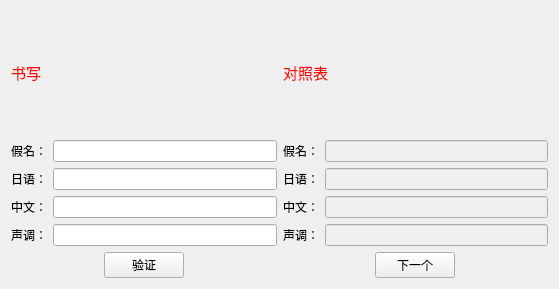
<?xml version="1.0" encoding="UTF-8"?>
<ui version="4.0">
 <class>Form</class>
 <widget class="QWidget" name="Form">
  <property name="geometry">
   <rect>
    <x>0</x>
    <y>0</y>
    <width>559</width>
    <height>289</height>
   </rect>
  </property>
  <property name="windowTitle">
   <string>单词记忆</string>
  </property>
  <property name="styleSheet">
   <string notr="true">QLabel#label_10{ 
    color: red ;
    font-size:15px;
}
QLabel#label_11{ 
    color: red ;
    font-size:15px;
}</string>
  </property>
  <layout class="QHBoxLayout" name="horizontalLayout_11">
   <item>
    <layout class="QVBoxLayout" name="verticalLayout" stretch="0,0,0,0,0,0">
     <item>
      <widget class="QLabel" name="label_10">
       <property name="text">
        <string>书写</string>
       </property>
      </widget>
     </item>
     <item>
      <layout class="QHBoxLayout" name="horizontalLayout" stretch="0,9">
       <item>
        <widget class="QLabel" name="label">
         <property name="text">
          <string>假名：</string>
         </property>
        </widget>
       </item>
       <item>
        <widget class="QLineEdit" name="JM1"/>
       </item>
      </layout>
     </item>
     <item>
      <layout class="QHBoxLayout" name="horizontalLayout_2" stretch="0,9">
       <item>
        <widget class="QLabel" name="label_2">
         <property name="text">
          <string>日语：</string>
         </property>
        </widget>
       </item>
       <item>
        <widget class="QLineEdit" name="RY1"/>
       </item>
      </layout>
     </item>
     <item>
      <layout class="QHBoxLayout" name="horizontalLayout_3" stretch="0,9">
       <item>
        <widget class="QLabel" name="label_3">
         <property name="text">
          <string>中文：</string>
         </property>
        </widget>
       </item>
       <item>
        <widget class="QLineEdit" name="ZW1"/>
       </item>
      </layout>
     </item>
     <item>
      <layout class="QHBoxLayout" name="horizontalLayout_4" stretch="0,9">
       <item>
        <widget class="QLabel" name="label_4">
         <property name="text">
          <string>声调：</string>
         </property>
        </widget>
       </item>
       <item>
        <widget class="QLineEdit" name="SD1"/>
       </item>
      </layout>
     </item>
     <item>
      <layout class="QHBoxLayout" name="horizontalLayout_9">
       <item>
        <widget class="QPushButton" name="Button1">
         <property name="sizePolicy">
          <sizepolicy hsizetype="Fixed" vsizetype="Fixed">
           <horstretch>0</horstretch>
           <verstretch>0</verstretch>
          </sizepolicy>
         </property>
         <property name="text">
          <string>验证</string>
         </property>
        </widget>
       </item>
      </layout>
     </item>
    </layout>
   </item>
   <item>
    <layout class="QVBoxLayout" name="verticalLayout_2">
     <item>
      <widget class="QLabel" name="label_11">
       <property name="text">
        <string>对照表</string>
       </property>
      </widget>
     </item>
     <item>
      <layout class="QHBoxLayout" name="horizontalLayout_5" stretch="0,9">
       <item>
        <widget class="QLabel" name="label_5">
         <property name="text">
          <string>假名：</string>
         </property>
        </widget>
       </item>
       <item>
        <widget class="QLineEdit" name="JM2">
         <property name="enabled">
          <bool>false</bool>
         </property>
        </widget>
       </item>
      </layout>
     </item>
     <item>
      <layout class="QHBoxLayout" name="horizontalLayout_6" stretch="0,9">
       <item>
        <widget class="QLabel" name="label_6">
         <property name="text">
          <string>日语：</string>
         </property>
        </widget>
       </item>
       <item>
        <widget class="QLineEdit" name="RY2">
         <property name="enabled">
          <bool>false</bool>
         </property>
        </widget>
       </item>
      </layout>
     </item>
     <item>
      <layout class="QHBoxLayout" name="horizontalLayout_7" stretch="0,9">
       <item>
        <widget class="QLabel" name="label_7">
         <property name="text">
          <string>中文：</string>
         </property>
        </widget>
       </item>
       <item>
        <widget class="QLineEdit" name="ZW2">
         <property name="enabled">
          <bool>false</bool>
         </property>
        </widget>
       </item>
      </layout>
     </item>
     <item>
      <layout class="QHBoxLayout" name="horizontalLayout_8" stretch="0,9">
       <item>
        <widget class="QLabel" name="label_8">
         <property name="text">
          <string>声调：</string>
         </property>
        </widget>
       </item>
       <item>
        <widget class="QLineEdit" name="SD2">
         <property name="enabled">
          <bool>false</bool>
         </property>
        </widget>
       </item>
      </layout>
     </item>
     <item>
      <layout class="QHBoxLayout" name="horizontalLayout_10">
       <item>
        <widget class="QPushButton" name="Button2">
         <property name="sizePolicy">
          <sizepolicy hsizetype="Fixed" vsizetype="Fixed">
           <horstretch>0</horstretch>
           <verstretch>0</verstretch>
          </sizepolicy>
         </property>
         <property name="text">
          <string>下一个</string>
         </property>
        </widget>
       </item>
      </layout>
     </item>
    </layout>
   </item>
  </layout>
 </widget>
 <resources/>
 <connections/>
</ui>
